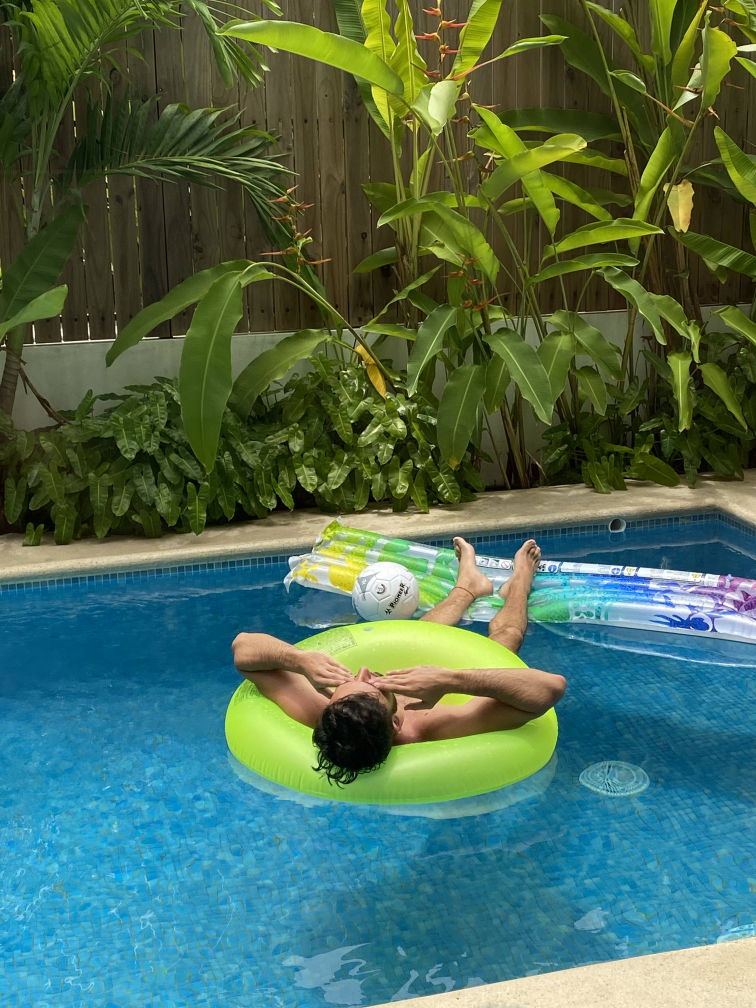
#> input picture IMG_2005.jpg, 3024 x 4032 px, found by its file name (shown at 1/4 size)
$ python plot_otda_color_images.py
#> lines starting #> are read from the running program, lines starting #| are printed output that depends on the picture
# -*- coding: utf-8 -*-
"""
=============================
OT for image color adaptation
=============================

This example presents a way of transferring colors between two images
with Optimal Transport as introduced in [6]

[6] Ferradans, S., Papadakis, N., Peyre, G., & Aujol, J. F. (2014).
Regularized discrete optimal transport.
SIAM Journal on Imaging Sciences, 7(3), 1853-1882.
"""

# Authors: Remi Flamary <remi.flamary@unice.fr>
#          Stanislas Chambon <stan.chambon@gmail.com>
#
# License: MIT License

# sphinx_gallery_thumbnail_number = 2

import os
from pathlib import Path
import cv2
import numpy as np
from matplotlib import pyplot as plt
import ot


rng = np.random.RandomState(42)


def im2mat(img):
    """Converts an image to matrix (one pixel per line)"""
    return img.reshape((img.shape[0] * img.shape[1], img.shape[2]))

def mat2im(X, shape):
    """Converts back a matrix to an image"""
    return X.reshape(shape)


def minmax(img):
    return np.clip(img, 0, 1)


##############################################################################
# Generate data
# -------------

# Loading images
this_file = os.path.realpath('__file__')
data_path = os.path.join(Path(this_file).parent.parent.parent, 'Thesis/Optimal_transport_playground')

I1 = cv2.imread('IMG_2005.jpg')
#> I1 is the input picture: shape (4032, 3024, 3); mean B, G, R 87, 107.8, 74.5
I2 = cv2.imread('20220819_181050.jpg')
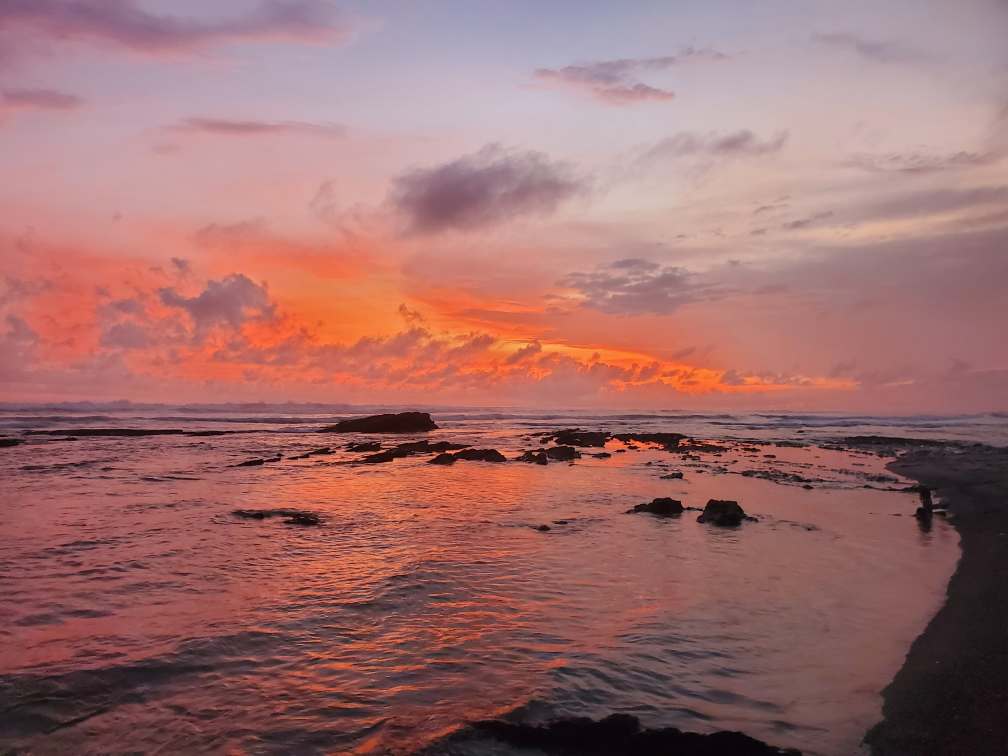
#> input picture 20220819_181050.jpg, 4032 x 3024 px, found by its file name (shown at 1/4 size)
#> I2 is the input picture: shape (3024, 4032, 3); mean B, G, R 108.5, 109.6, 157.6

I1 = cv2.cvtColor(I1, cv2.COLOR_BGR2RGB)
I2 = cv2.cvtColor(I2, cv2.COLOR_BGR2RGB)

I1 = I1.astype(np.float64) / 256
I2 = I2.astype(np.float64) / 256

I1 = cv2.resize(I1, (int(I1.shape[1]/8), int(I1.shape[0]/8)))
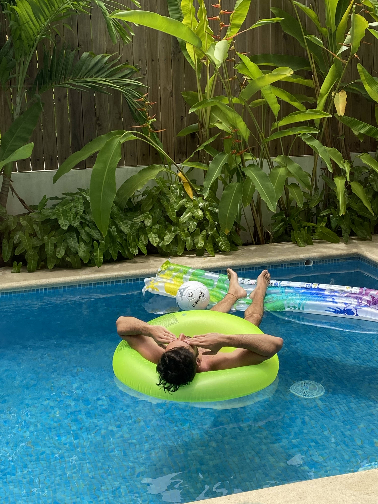
#> I1: shape (504, 378, 3) float64; mean R, G, B 0.291, 0.421, 0.34
I2 = cv2.resize(I2, (int(I2.shape[1]/8), int(I2.shape[0]/8)))
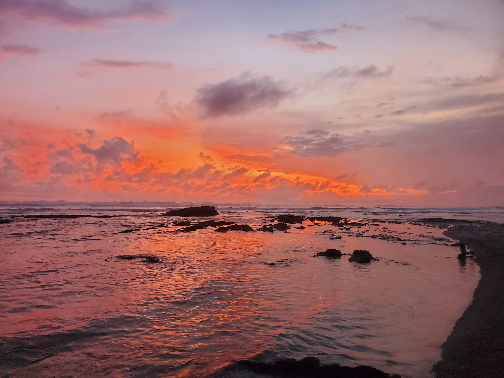
#> I2: shape (378, 504, 3) float64; mean R, G, B 0.616, 0.428, 0.424

X1 = im2mat(I1)
X2 = im2mat(I2)

# training samples
nb = 500
idx1 = rng.randint(X1.shape[0], size=(nb,))
idx2 = rng.randint(X2.shape[0], size=(nb,))

Xs = X1[idx1, :]
#> Xs = 500 rows, first 8: [0.829, 0.962, 0.392], [0.594, 0.762, 0.379], [0.0381, 0.382, 0.538], [0.582, 0.566, 0.453], [0.00391, 0.332, 0.477], [0.451, 0.645, 0.721], [0.135, 0.135, 0.0879], [0.728, 0.919, 0.327]
Xt = X2[idx2, :]
#> Xt = 500 rows, first 8: [0.562, 0.374, 0.392], [0.663, 0.651, 0.745], [0.825, 0.646, 0.657], [0.675, 0.608, 0.65], [0.729, 0.682, 0.76], [0.56, 0.277, 0.259], [0.786, 0.695, 0.694], [0.814, 0.618, 0.609]


##############################################################################
# Plot original image
# -------------------

plt.figure(1, figsize=(6.4, 3))

plt.subplot(1, 2, 1)
plt.imshow(I1)
plt.axis('off')
plt.title('Image 1')

plt.subplot(1, 2, 2)
plt.imshow(I2)
plt.axis('off')
plt.title('Image 2')


##############################################################################
# Scatter plot of colors
# ----------------------

plt.figure(2, figsize=(6.4, 3))

plt.subplot(1, 2, 1)
plt.scatter(Xs[:, 0], Xs[:, 2], c=Xs)
plt.axis([0, 1, 0, 1])
plt.xlabel('Red')
plt.ylabel('Blue')
plt.title('Image 1')

plt.subplot(1, 2, 2)
plt.scatter(Xt[:, 0], Xt[:, 2], c=Xt)
plt.axis([0, 1, 0, 1])
plt.xlabel('Red')
plt.ylabel('Blue')
plt.title('Image 2')
plt.tight_layout()


##############################################################################
# Instantiate the different transport algorithms and fit them
# -----------------------------------------------------------

# EMDTransport
#> (the run stopped early here; a loop or call above may not have finished)
